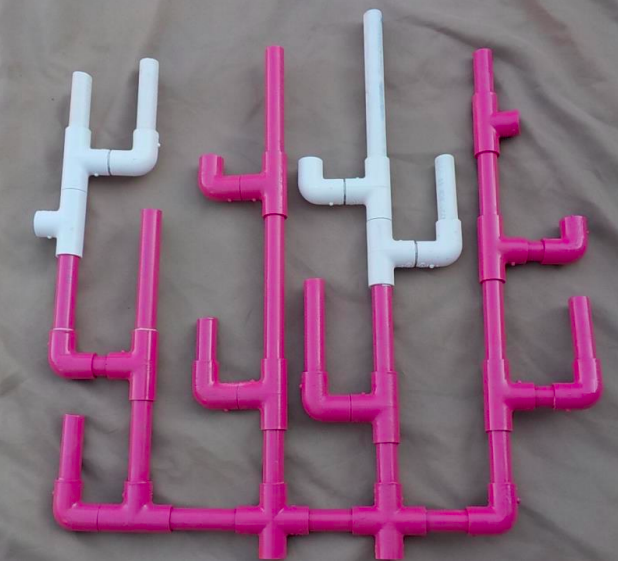
#> input picture scott/input/land_capture.png, 618 x 561 px
$ python coral_laminated_scott.py
#> lines starting #> are read from the running program, lines starting #| are printed output that depends on the picture; after the words box and inside, x2 and y2 are one past the last pixel; in counts of white or black regions, pixels touching at a corner belong together
import numpy as np
import scipy.ndimage.morphology
from skimage import io, filters, measure, util, morphology, transform
from matplotlib import pyplot as plt
from PIL import Image

#path = "./input/test_land.jpg"
path = "./input/land_capture.png"

#img = io.imread("./input/test_land.png") # https://i.imgur.com/f8EBFd0.png
#gray = img[:, :, 0]

gray = np.array(Image.open(path).convert('L'))
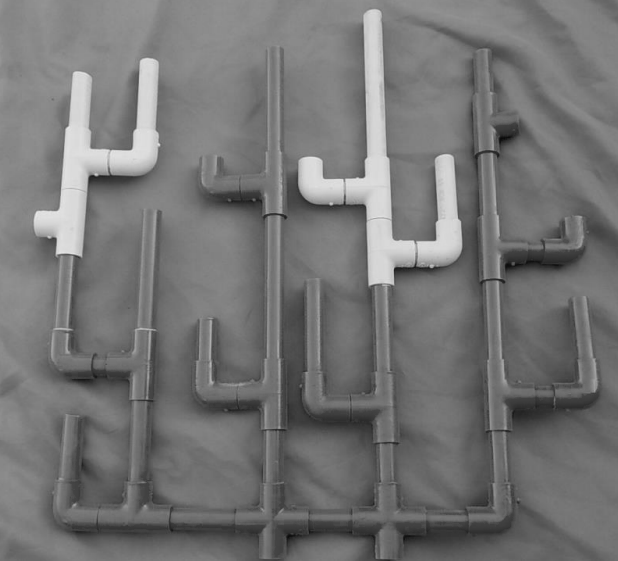
#> gray: shape (561, 618); min 10, max 232, mean 116.5

coral = gray > filters.threshold_otsu(gray)
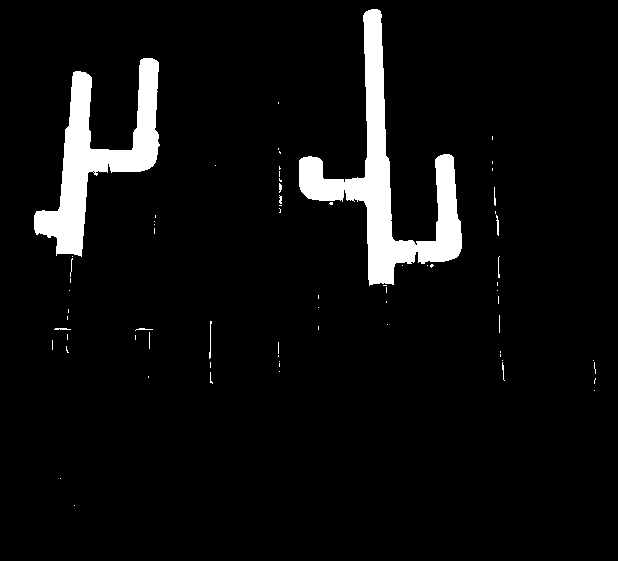
#> coral: shape (561, 618) bool; 5.7% white; 71 white regions (59 under 20 px), largest, box (x1, y1, x2, y2) and area: (299, 9, 462, 286) 10950, (34, 58, 160, 257) 8311, (209, 321, 212, 359) 47

# [8 lines of commented-out code are left out]

coral_mask = np.pad(coral, (20, 20), 'constant')
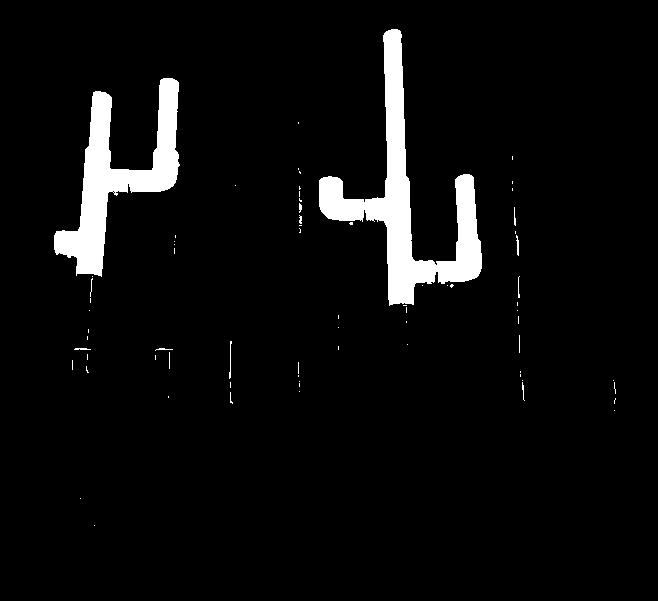
#> coral_mask: shape (601, 658) bool; 5% white; 71 white regions (59 under 20 px), largest, box (x1, y1, x2, y2) and area: (319, 29, 482, 306) 10950, (54, 78, 180, 277) 8311, (229, 341, 232, 379) 47

coral_mask_c = filters.gaussian(coral_mask, 2)
coral_mask_c = transform.rescale(coral_mask_c, 1/4) > .1
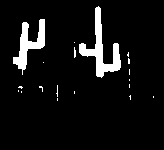
#> coral_mask_c: shape (150, 164) bool; 6.8% white; 19 white regions (17 under 20 px), largest, box (x1, y1, x2, y2) and area: (79, 6, 121, 78) 894, (13, 19, 45, 75) 671

coral_reduce = morphology.skeletonize(coral_mask_c)
#> coral_reduce: shape (150, 164) bool; 1.2% white in thin lines or dots, all inside (x1, y1, x2, y2) = (15, 11, 154, 101)
#coral_reduce = morphology.dilation(coral_reduce, morphology.square(1))

coral_ends = np.zeros_like(coral_reduce)

end_kernels = [
    np.array([[0, 0, 0],
              [0, 0, 0],
              [0, 1, 0]]),
    np.array([[0, 0, 0],
              [1, 0, 0],
              [0, 0, 0]]),
    np.array([[0, 0, 0],
              [0, 0, 1],
              [0, 0, 0]]),
]

for kernel in end_kernels:
    coral_ends |= scipy.ndimage.morphology.binary_hit_or_miss(coral_reduce, kernel)

ends = morphology.dilation(coral_ends, morphology.square(5))
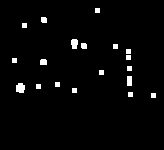
#> ends: shape (150, 164) bool; 2.5% white; 19 white regions, largest, box (x1, y1, x2, y2) and area: (16, 83, 25, 93) 76, (71, 39, 78, 49) 60, (127, 76, 132, 86) 50

coral_junc = np.zeros_like(coral_reduce)

center = np.array([[0, 0, 0],
                   [0, 1, 0],
                   [0, 0, 0]])

junc_kernels = [
    np.array([[0, 1, 0],
              [1, 0, 1],
              [0, 1, 0]]),

    np.array([[0, 1, 0],
              [0, 0, 1],
              [0, 1, 0]]),

    np.array([[0, 1, 0],
              [0, 0, 1],
              [0, 0, 0]]),

    np.array([[0, 1, 0],
              [0, 0, 1],
              [1, 0, 0]]),
]

for kernel in junc_kernels:
    for rot in range(3):
        coral_junc |= scipy.ndimage.morphology.binary_hit_or_miss(coral_reduce, np.rot90(kernel, rot))
        coral_junc |= scipy.ndimage.morphology.binary_hit_or_miss(coral_reduce, np.rot90(kernel, rot) + center)
#> coral_junc: shape (150, 164) bool; 0.05% white in thin lines or dots, all inside (x1, y1, x2, y2) = (20, 44, 117, 88)

junctions = morphology.dilation(coral_junc, morphology.square(5))
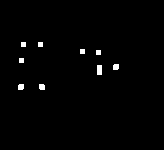
#> junctions: shape (150, 164) bool; 1.1% white; 9 white regions, largest, box (x1, y1, x2, y2) and area: (97, 65, 102, 75) 50, (113, 64, 119, 70) 34, (18, 84, 24, 90) 34

plt.subplot(131),plt.imshow(gray)
plt.subplot(132),plt.imshow(coral)
plt.subplot(133),plt.imshow(junctions+ends)
plt.show()
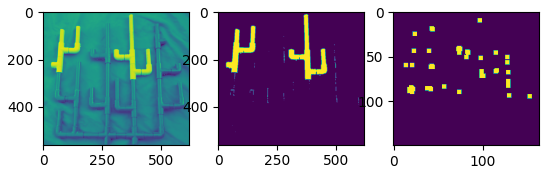
#> figure drawn by matplotlib, 3 panels

#> (the run stopped early here; a loop or call above may not have finished)

$ run again, with scott/input/bad.png copied over scott/input/land_capture.png
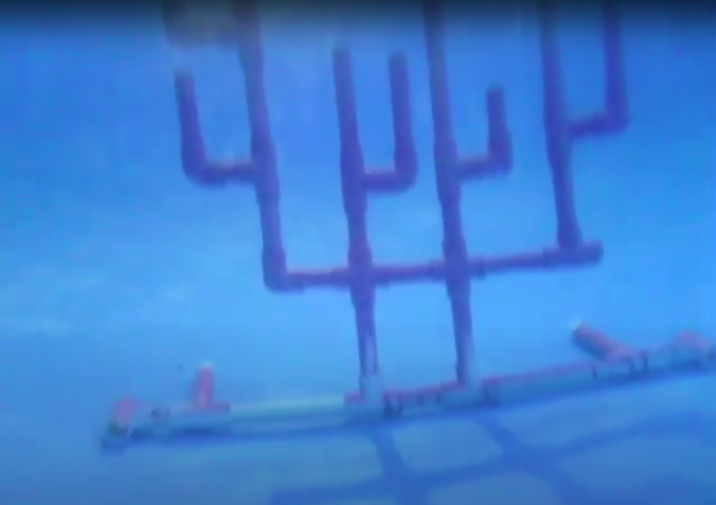
#> input picture scott/input/bad.png, 1432 x 1010 px (shown at 1/2 size)
#> `coral = gray > filters.threshold_otsu(gray)`:
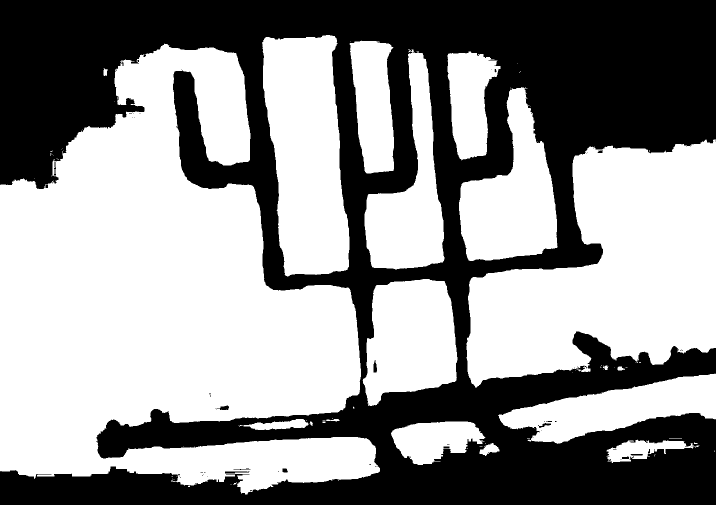
#> coral: shape (1010, 1432) bool (shown at 1/2 size); 57.5% white; 59 black regions (47 under 20 px), largest, box (x1, y1, x2, y2) and area: (0, 0, 1432, 1010) 613189, (450, 943, 499, 947) 136, (433, 811, 458, 820) 135
#> coral_mask: shape (1050, 1472) bool; 53.8% white; 58 black regions (46 under 20 px), largest, box (x1, y1, x2, y2) and area: (0, 0, 1472, 1050) 712471, (470, 963, 519, 967) 136, (453, 831, 478, 840) 135
#> coral_reduce: shape (262, 368) bool; 2% white in thin lines or dots, all inside (x1, y1, x2, y2) = (14, 26, 361, 250)
#> ends: shape (262, 368) bool; 1.6% white; 52 white regions, largest, box (x1, y1, x2, y2) and area: (298, 184, 321, 192) 123, (158, 212, 168, 218) 54, (119, 244, 128, 252) 48
#> junctions: shape (262, 368) bool; 6.5% white; 55 white regions, largest, box (x1, y1, x2, y2) and area: (12, 107, 61, 171) 634, (32, 174, 74, 208) 407, (329, 77, 363, 110) 375
#> `plt.show()`:
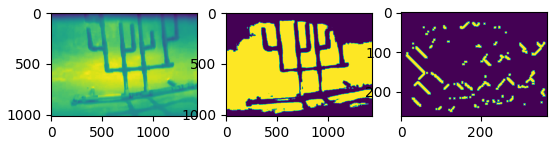
#> figure drawn by matplotlib, 3 panels
